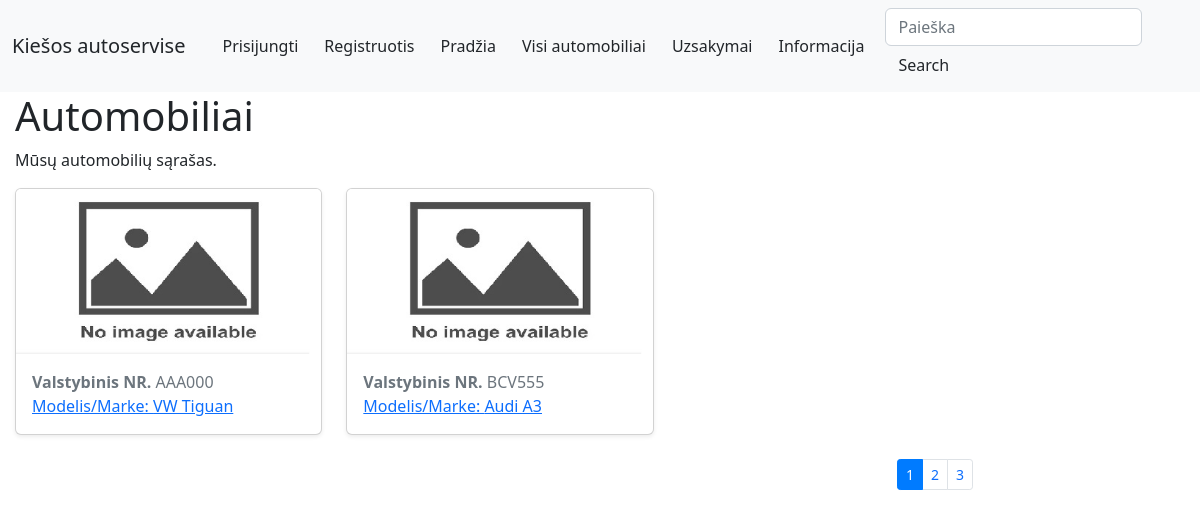
/autoservice/automobiliai/, run on the app's committed database.
### autoservice/models.py (models this page shows, shortened)
class Automobilis(models.Model):
    valstybinis_nr = models.CharField('Valstybinis_NR', max_length=15, help_text='Iveskite Valstybini nr.(pvz AAA000)')
    automobilio_modelis_id = models.ForeignKey('AutomobiloModelis', on_delete=models.CASCADE, null=False,related_name='automobiliomodelis')
    vin_kodas = models.CharField('VIN_Kodas', max_length=17, help_text='Iveskite VIN (pvz.3C6UR5CJXEG146621)')
    klientas = models.CharField('Klientas', max_length=100, help_text='Vardas Pavarde pvz(Juozas Juozaitis)')
    aprasymas = HTMLField('Aprasymas',help_text='Aprasymas',null=True)
    cover = models.ImageField('Viršelis', upload_to='covers', null=True,blank=True)
    def display_automobilis_modelis(self):
        return f'{self.automobilio_modelis_id.marke} {self.automobilio_modelis_id.modelis}'
    display_automobilis_modelis.short_description = 'Automobilis'
    class Meta:
        verbose_name_plural = "Automobiliai"

class AutomobiloModelis(models.Model):
    marke = models.CharField('Markė', max_length=100, help_text='Iveskite markę (pvz. Ford )')
    modelis = models.CharField('Modelis', max_length=100, help_text='Iveskite modelį (pvz. Focus )')
    def __str__(self):
        return f'{self.marke} {self.modelis}'
    class Meta:
        verbose_name = 'Automobilio Modelis'
        verbose_name_plural = 'Automobilio modeliai'

### autoservice/views.py (the view)
# urls.py: path('automobiliai/', views.automobiliai, name='automobiliai'),
def automobiliai(request):
    paginator = Paginator(Automobilis.objects.all().order_by('id'), 2)
    page_number = request.GET.get('page')
    automobiliai = paginator.get_page(page_number)
    context = {
        'automobiliai': automobiliai
    }
    return render(request, 'automobiliai.html', context=context)

### autoservice/templates/automobiliai.html
{% extends "base.html" %}
 {% load static %}
{% block content %}
<h1>Automobiliai</h1>
<p>Mūsų automobilių sąrašas.</p>
<div class="row">
      {% for automobilis in automobiliai %}
        <div class="col-md-4 d-flex align-items-stretch">
          <div class="card mb-4 shadow-sm">
            {% if automobilis.cover %}
              <img src="{{ automobilis.cover.url }}" class="card-img-top" alt="...">
            {% else %}
              <img src="{% static 'img/no-image.jpg' %}" class="card-img-top">
            {% endif %}
            <div class="card-body">
              <h7 class="card-subtitle mb-2 text-muted"><strong>Valstybinis NR.</strong> {{ automobilis.valstybinis_nr }}</h7>
              <p class="card-text"><a href="{% url 'automobilis' automobilis.id %}"> Modelis/Marke:
                  {{automobilis.automobilio_modelis_id}}</a></p>
            </div>
          </div>
        </div>
      {% endfor %}
    </div>
<div class="container puslapiai">
    <nav aria-label="...">
        {% if automobiliai.has_other_pages %}
            <ul class="pagination pagination-sm justify-content-end">
                {% for i in automobiliai.paginator.page_range %}
                    {% if automobiliai.number == i %}
                        <li class="page-item active">
                            <a class="page-link">{{ i }}</a>
                        </li>
                    {% else %}
                        <li class="page-item">
                            <a class="page-link" href="?page={{ i }}">{{ i }}</a>
                        </li>
                    {% endif %}
                {% endfor %}
            </ul>
        {% endif %}
    </nav>
</div>
{% endblock %}

### data on the page
Automobilis: valstybinis_nr "AAA000", automobilio_modelis_id "VW Tiguan"
Automobilis: valstybinis_nr "BCV555", automobilio_modelis_id "Audi A3"

### other printed values
{{ i }} "1"
{{ i }} "2" "3"
